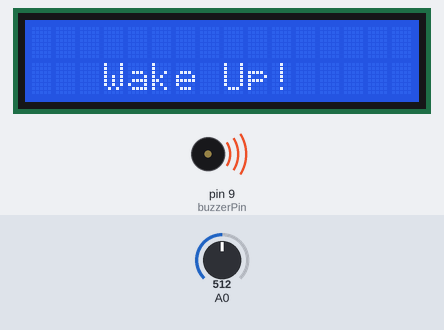
The sketch below on a simulated Arduino Uno, built with avr-gcc and run on an emulated ATmega328P. Parts: 16×2 character LCD, buzzer (waves = sounding). The inputs (shaded band) are chosen by the test bench; at power-on: A0 = 512. What the sketch prints to the serial monitor is not drawn.

Above: at 1.1 s.
At 6.3 s:
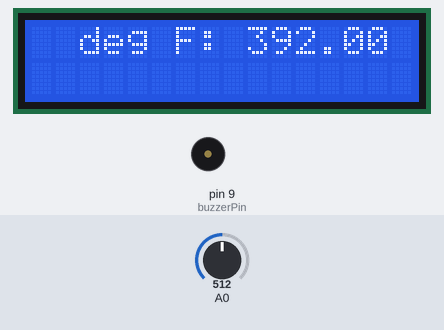
6.4 s: A0 set to 716
At 8.3 s:
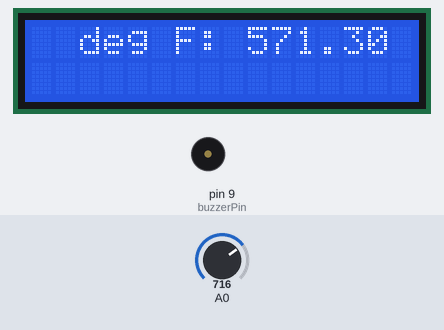
8.6 s: A0 set to 900
At 10.3 s:
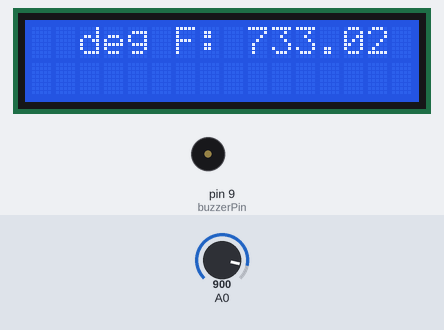
10.6 s: A0 set to 1023
At 12.4 s:
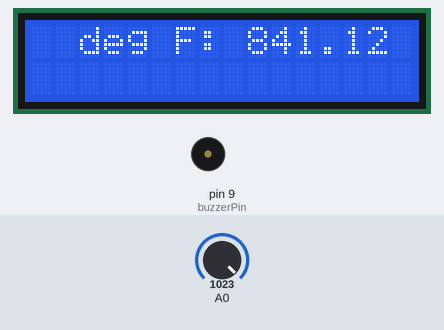
Timing chart, 0 to 13.9 s (numbered marks = the images above; inputs shaded):
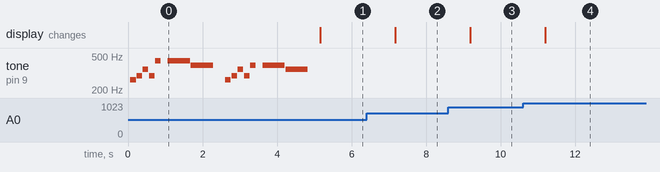

Measured:
- after the input at 6.4 s, the display: changes after 0.78 s (image 2)
- after the input at 8.6 s, the display: changes after 0.59 s (image 3)
- after the input at 10.6 s, the display: changes after 0.60 s (image 4)

The sketch:

lcd.ino
```cpp
/*

SparkFun Inventor's Kit
Example sketch 15

LIQUID CRYSTAL DISPLAY (LCD)

  A Liquid Crystal Display (LCD) is a sophisticated module
  that can be used to display text or numeric data. The display
  included in your SIK features two lines of 16 characters, and
  a backlight so it can be used at night.

  If you've been using the Serial Monitor to output data,
  you'll find that a LCD provides many of the same benefits
  without needing to drag a large computer around.

  This sketch will show you how to connect an LCD to your Arduino
  and display any data you wish.

Hardware connections:

  The LCD has a 16-pin male header attached to it along the top
  edge. Pin 1 is the pin closest to the corner of the LCD.
  Pin 16 is the pin closest to the center of the LCD.

  Plug the LCD into your breadboard.

  As usual, you will want to connect the + and - power rails
  on the side of the breadboard to 5V and GND on your Arduino.

  Plug your 10K potentiometer into three unused rows on your
  breadboard. Connect one side of the potentiometer to 5V,
  and the other side to GND (it doesn't matter which). When you
  run this sketch, you'll use the potentiometer to adjust the
  contrast of the LCD so you can see the display.

  Now connect the LCD pins. Remember that pin 1 on the LCD
  is the one closest to the corner. Start there and work your
  way up.

  1 to GND
  2 to 5V
  3 to the center pin on the potentiometer
  4 to Arduino digital pin 12
  5 to GND
  6 to Arduino digital pin 11
  7 (no connection)
  8 (no connection)
  9 (no connection)
  10 (no connection)
  11 to Arduino digital pin 5
  12 to Arduino digital pin 4
  13 to Arduino digital pin 3
  14 to Arduino digital pin 2
  15 to 5V
  16 to GND

  Once everything is connected, load this sketch into the
  Arduino, and adjust the potentiometer until the display
  is clear.

Library

  The LCD has a chip built into it that controls all the
  individual dots that make up the display, and obeys commands
  sent to it by the the Arduino. The chip knows the dot patterns
  that make up all the text characters, saving you a lot of work.

  To communicate with this chip, we'll use the LiquidCrystal
  library, which is one of the standard libraries that comes
  with the Arduino. This library does most of the hard work
  of interfacing to the LCD; all you need to pick a location
  on the display and send your data!

Tips

  The LCD comes with a protective film over the display that
  you can peel off (but be careful of the display surface as
  it scratches easily).

  The LCD has a backlight that will light up when you turn on
  your Arduino. If the backlight doesn't turn on, check your
  connections.

  As we said above, the potentiometer adjusts the contrast of
  the display. If you can't see anything when you run the sketch,
  turn the potentiometer's knob until the text is clear.

This sketch was written by SparkFun Electronics,
with lots of help from the Arduino community.
This code is completely free for any use.
Visit http://learn.sparkfun.com/products/2 for SIK information.
Visit http://www.arduino.cc to learn about the Arduino.

Version 1.0 2/2013 MDG
*/

// Load the LiquidCrystal library, which will give us
// commands to interface to the LCD:

#include <LiquidCrystal.h>

// Initialize the library with the pins we're using.
// (Note that you can use different pins if needed.)
// See http://arduino.cc/en/Reference/LiquidCrystal
// for more information:
float degreesF;
LiquidCrystal lcd(12,11,5,4,3,2);
const int temperaturePin = 0; //temperature sensor
const int buzzerPin = 9; //buzzer
const int songLength = 18; //buzzer
char notes[] = "cdfda ag cdfdg gf "; // a space represents a rest
int beats[] = {1,1,1,1,1,1,4,4,2,1,1,1,1,1,1,4,4,2};
int tempo = 150;


void setup()
{

   pinMode(buzzerPin, OUTPUT);//BUZZER


  // The LiquidCrystal library can be used with many different
  // LCD sizes. We're using one that's 2 lines of 16 characters,
  // so we'll inform the library of that:

  lcd.begin(16, 2);

  // Data sent to the display will stay there until it's
  // overwritten or power is removed. This can be a problem
  // when you upload a new sketch to the Arduino but old data
  // remains on the display. Let's clear the LCD using the
  // clear() command from the LiquidCrystal library:

  lcd.clear();

  // Now we'll display a message on the LCD!

  // Just as with the Arduino IDE, there's a cursor that
  // determines where the data you type will appear. By default,
  // this cursor is invisible, though you can make it visible
  // with other library commands if you wish.

  // When the display powers up, the invisible cursor starts
  // on the top row and first column.

  //lcd.print(degreesF);

  // Adjusting the contrast (IMPORTANT!)

  // When you run the sketch for the first time, there's a
  // very good chance you won't see anything on the LCD display.
  // This is because the contrast likely won't be set correctly.
  // Don't worry, it's easy to set, and once you set it you won't
  // need to change it again.

  // Run the sketch, then turn the potentiometer until you can
  // clearly see the "hello, world!" text. If you still can't
  // see anything, check all of your connections, and ensure that
  // the sketch was successfully uploaded to the Arduino.
  Serial.begin(9600); // temperature sensor

  ///////////////////////////////////////////////////////////////

  int i, duration;

  for (i = 0; i < songLength; i++) // step through the song arrays
  {
    duration = beats[i] * tempo;  // length of note/rest in ms

    if (notes[i] == ' ')          // is this a rest?
    {
      delay(duration);            // then pause for a moment
    }
    else                          // otherwise, play the note
    {
      tone(buzzerPin, frequency(notes[i]), duration);
      delay(duration);            // wait for tone to finish
    }
    delay(tempo/10);              // brief pause between notes
  }

  // We only want to play the song once, so we'll pause forever:
  //while(true){}
  // If you'd like your song to play over and over,
  // remove the above statement

}
//buzzer/////////////////////////////////////////////////////////

void loop()
{


  ///////////////////////////////////////////////////////////////


  // You can move the invisible cursor to any location on the
  // LCD before sending data. Counting starts from 0, so the top
  // line is line 0 and the bottom line is line 1. Columns range
  // from 0 on the left side, to 15 on the right.

  // In additon to the "hello, world!" printed above, let's
  // display a running count of the seconds since the Arduino
  // was last reset. Note that the data you send to the display
  // will stay there unless you erase it by overwriting it or
  // sending a lcd.clear() command.

  // Here we'll set the invisible cursor to the first column
  // (column 0) of the second line (line 1):

  lcd.setCursor(0,0);

  // Now we'll print the number of seconds (millis() / 1000)
  // since the Arduino last reset:

  //lcd.print(millis()/1000);

  // TIP: Since the numeric data we're sending is always growing
  // in length, new values will always overwrite the previous ones.
  // However, if you want to display varying or decreasing numbers
  // like a countdown, you'll find that the display will leave
  // "orphan" characters when the new value is shorter than the
  // old one.

  // To prevent this, you'll need to erase the old number before
  // writing the new one. You can do this by overwriting the
  // last number with spaces. If you erase the old number and
  // immediately write the new one, the momentary erase won't
  // be noticeable. Here's a typical sequence of code:

  // lcd.setCursor(0,1);   // Set the cursor to the position
  // lcd.print("       "); // Erase the largest possible number
  // lcd.setCursor(0,1);   // Reset the cursor to the original position
  // lcd.print(millis()/1000); // Print our value

  // NEXT STEPS:

  // Now you know the basics of hooking up an LCD to the Arduino,
  // and sending text and numeric data to the display!

  // The LCD library has many commands for turning the
  // cursor on and off, scrolling the screen, etc. See:
  // http://arduino.cc/en/Reference/LiquidCrystal
  // for more information.

  // Arduino also comes with a number of built-in examples
  // showing off the features of the LiquidCrystal library.
  // These are locted in the file/examples/LiquidCrystal menu.

  // Have fun, and let us know what you create!
  // Your friends at SparkFun.

   float voltage, degreesC;// degreesF;

  // First we'll measure the voltage at the analog pin. Normally
  // we'd use analogRead(), which returns a number from 0 to 1023.
  // Here we've written a function (further down) called
  // getVoltage() that returns the true voltage (0 to 5 Volts)
  // present on an analog input pin.

  voltage = getVoltage(temperaturePin);

  // Now we'll convert the voltage to degrees Celsius.
  // This formula comes from the temperature sensor datasheet:

  degreesC = (voltage - 0.5) * 100.0;

  // While we're at it, let's convert degrees Celsius to Fahrenheit.
  // This is the classic C to F conversion formula:

  degreesF = degreesC * (9.0/5.0) + 32.0;

  // Now we'll use the serial port to print these values
  // to the serial monitor!

  // To open the serial monitor window, upload your code,
  // then click the "magnifying glass" button at the right edge
  // of the Arduino IDE toolbar. The serial monitor window
  // will open.

  // (NOTE: remember we said that the communication speed
  // must be the same on both sides. Ensure that the baud rate
  // control at the bottom of the window is set to 9600. If it
  // isn't, change it to 9600.)

  // Also note that every time you upload a new sketch to the
  // Arduino, the serial monitor window will close. It does this
  // because the serial port is also used to upload code!
  // When the upload is complete, you can re-open the serial
  // monitor window.

  // To send data from the Arduino to the serial monitor window,
  // we use the Serial.print() function. You can print variables
  // or text (within quotes).

  Serial.print("voltage: ");
  Serial.print(voltage);
  Serial.print("  deg C: ");
  Serial.print(degreesC);
  Serial.print("  deg F: ");
  Serial.println(degreesF);
   lcd.clear();
  lcd.print("  deg F: ");
  lcd.print(degreesF);

 //  lcd.setCursor(0,1);

 // lcd.print("I am awesome!");

  // These statements will print lines of data like this:
  // "voltage: 0.73 deg C: 22.75 deg F: 72.96"

  // Note that all of the above statements are "print", except
  // for the last one, which is "println". "Print" will output
  // text to the SAME LINE, similar to building a sentence
  // out of words. "Println" will insert a "carriage return"
  // character at the end of whatever it prints, moving down
  // to the NEXT line.

  delay(1000); // repeat once per second (change as you wish!)
}

float getVoltage(int pin)
{
  // This function has one input parameter, the analog pin number
  // to read. You might notice that this function does not have
  // "void" in front of it; this is because it returns a floating-
  // point value, which is the true voltage on that pin (0 to 5V).

  // You can write your own functions that take in parameters
  // and return values. Here's how:

    // To take in parameters, put their type and name in the
    // parenthesis after the function name (see above). You can
    // have multiple parameters, separated with commas.

    // To return a value, put the type BEFORE the function name
    // (see "float", above), and use a return() statement in your code
    // to actually return the value (see below).

    // If you don't need to get any parameters, you can just put
    // "()" after the function name.

    // If you don't need to return a value, just write "void" before
    // the function name.

  // Here's the return statement for this function. We're doing
  // all the math we need to do within this statement:

  return (analogRead(pin) * 0.004882814);

  // This equation converts the 0 to 1023 value that analogRead()
  // returns, into a 0.0 to 5.0 value that is the true voltage
  // being read at that pin.
}

// Other things to try with this code:

//   Turn on an LED if the temperature is above or below a value.

//   Read that threshold value from a potentiometer - now you've
//   created a thermostat!


// BUZZER***************************************************************

int frequency(char note)
{
  // This function takes a note character (a-g), and returns the
  // corresponding frequency in Hz for the tone() function.

  int i;
  const int numNotes = 8;  // number of notes we're storing

  // The following arrays hold the note characters and their
  // corresponding frequencies. The last "C" note is uppercase
  // to separate it from the first lowercase "c". If you want to
  // add more notes, you'll need to use unique characters.

  // For the "char" (character) type, we put single characters
  // in single quotes.
 lcd.setCursor(0,1);
lcd.print("   Wake Up!");

  char names[] = { 'c', 'd', 'e', 'f', 'g', 'a', 'b', 'C' };
  int frequencies[] = {262, 294, 330, 349, 392, 440, 494, 523};

  // Now we'll search through the letters in the array, and if
  // we find it, we'll return the frequency for that note.

  for (i = 0; i < numNotes; i++)  // Step through the notes
  {
    if (names[i] == note)         // Is this the one?
    {
      return(frequencies[i]);     // Yes! Return the frequency
    }
  }
  return(0);  // We looked through everything and didn't find it,
              // but we still need to return a value, so return 0.

}
```
